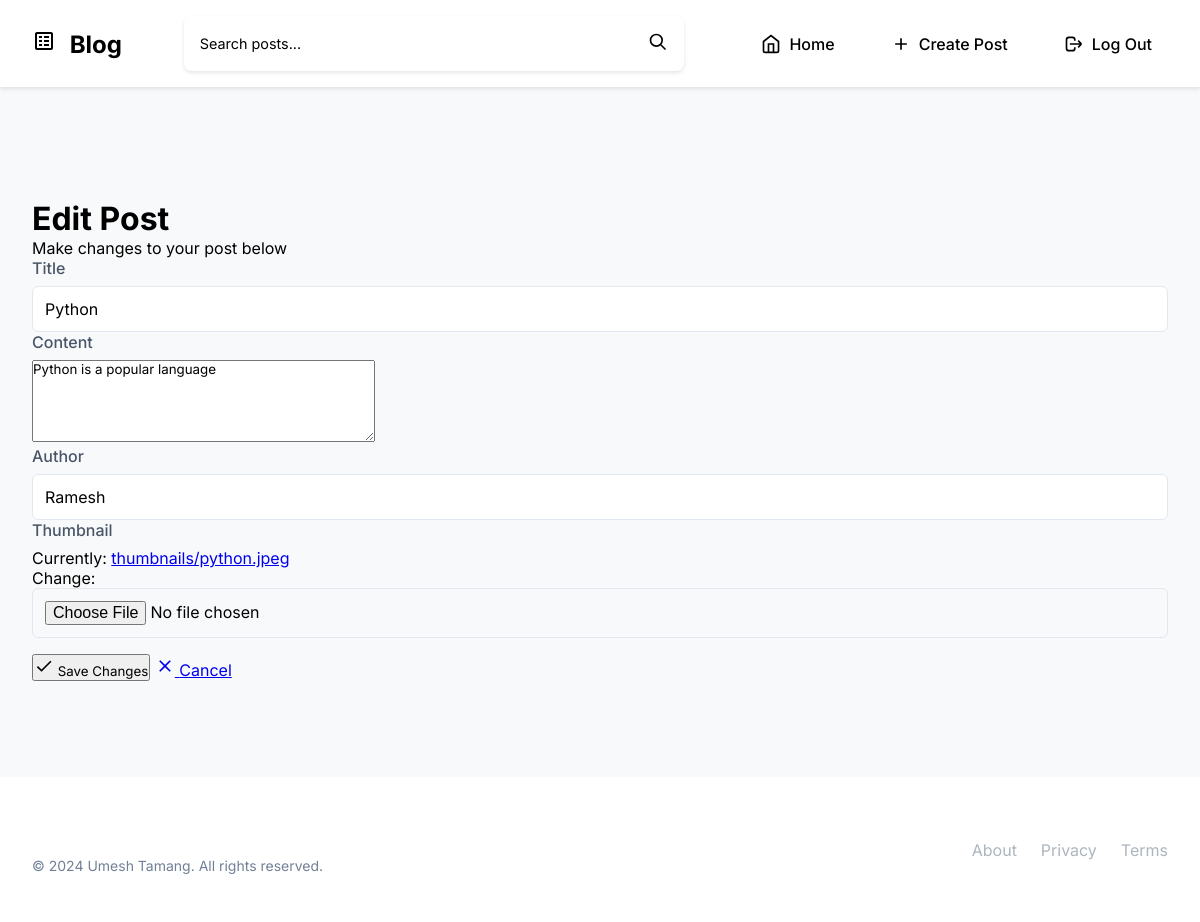
The page /post/update/1/ (signed in) on the database its author committed.
### posts/models.py (models this page shows, shortened)
class Post(models.Model):
    title=models.CharField(max_length=225)
    content=models.TextField()
    author=models.CharField(max_length=255)
    thumbnail=models.ImageField(upload_to='thumbnails',default='default.png')
    date_created=models.DateTimeField(auto_now_add=True)

### posts/views.py (the view, shortened to what this page needs)
# urls.py: path('post/update/<int:post_id>/',views.update_post,name='update_post'),
@login_required
def update_post(request,post_id):
    post_to_update=Post.objects.get(pk=post_id)
    form=PostCreationForm(instance=post_to_update)
    context={
        'form': form,
        'post': post_to_update
    }
    return render(request,'update.html',context)

### posts/forms.py
class PostCreationForm(forms.ModelForm):
    title=forms.CharField(widget=forms.TextInput(attrs={"class":"form-control"}))
    content=forms.CharField(widget=forms.Textarea(attrs={"class":"form-control", "rows":5}))
    author=forms.CharField(widget=forms.TextInput(attrs={"class":"form-control"}))
    class Meta:
        model=Post
        fields='__all__'

### posts/templates/update.html (shortened to what this page needs)
{% extends 'base.html' %} {% block content %}
<div class="update-post-container">
    <div class="update-post-card">
        <form action="" method="post" enctype="multipart/form-data" class="update-post-form">
            <div class="form-header">
                <h1 class="form-title">Edit Post</h1>
                <p class="form-subtitle">Make changes to your post below</p>
            </div>
            {% for field in form %}
            <div class="form-group">
                <label class="form-label">{{ field.label }}</label>
                <div class="form-field">
                    {{field}}
                </div>
            </div>
            {% endfor %}
            <div class="form-actions">
                <button type="submit" class="submit-button">
                    <svg class="button-icon" viewBox="0 0 24 24" width="20" height="20">
                        <path d="M9 16.17L4.83 12l-1.42 1.41L9 19 21 7l-1.41-1.41L9 16.17z"/>
                    </svg>
                    <span class="button-text">Save Changes</span>
                </button>
                <a href="{% url 'posts:post_detail' post_id=post.id %}" class="cancel-button">
                    <svg class="button-icon" viewBox="0 0 24 24" width="20" height="20">
                        <path d="M19 6.41L17.59 5 12 10.59 6.41 5 5 6.41 10.59 12 5 17.59 6.41 19 12 13.41 17.59 19 19 17.59 13.41 12 19 6.41z"/>
                    </svg>
                    <span class="button-text">Cancel</span>
                </a>
            </div>
        </form>
    </div>
</div>
{% endblock content %}

### posts/static/css/main.css (style rules this page uses)
* { margin: 0; padding: 0; box-sizing: border-box; font-family: "Inter", sans-serif; }
body { min-height: 100vh; display: flex; flex-direction: column; background-color: #f8f9fa; }
.form-group { display: flex; flex-direction: column; gap: 0.5rem; }
.form-label { font-weight: 500; color: #4a5568; }
.form-field input { width: 100%; padding: 0.75rem; border: 1px solid #e2e8f0; border-radius: 6px; font-size: 1rem; transition: border-color 0.2s; }
.form-actions { margin-top: 1rem; }
.button-icon { fill: currentColor; }

### rows shown on the page
Post: form "Python" "Python is a popular language" "Ramesh"

### other values the page prints
{{ field.label }} "Title" "Content" "Author" "Thumbnail"
